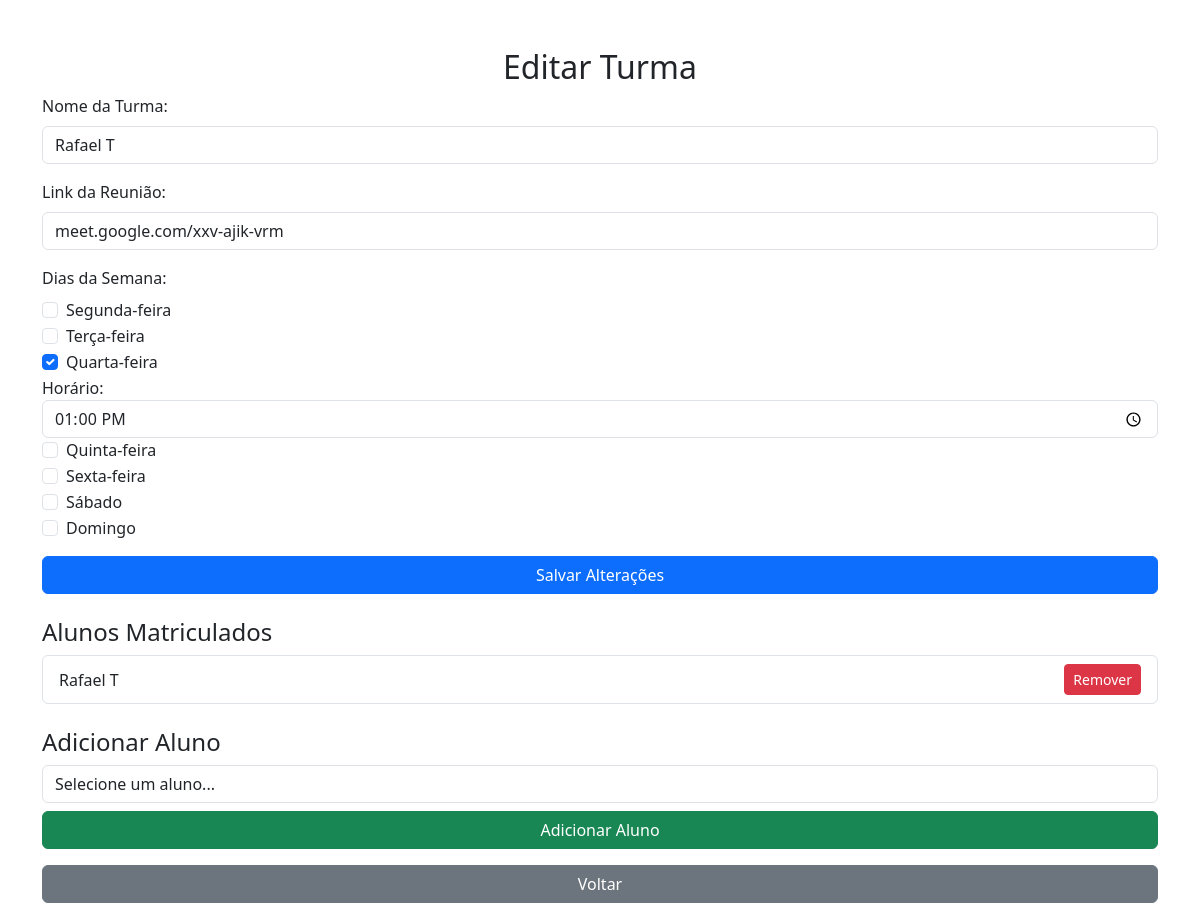
The app's page /editarTurma.php?turmaId=1 (signed in), older data.
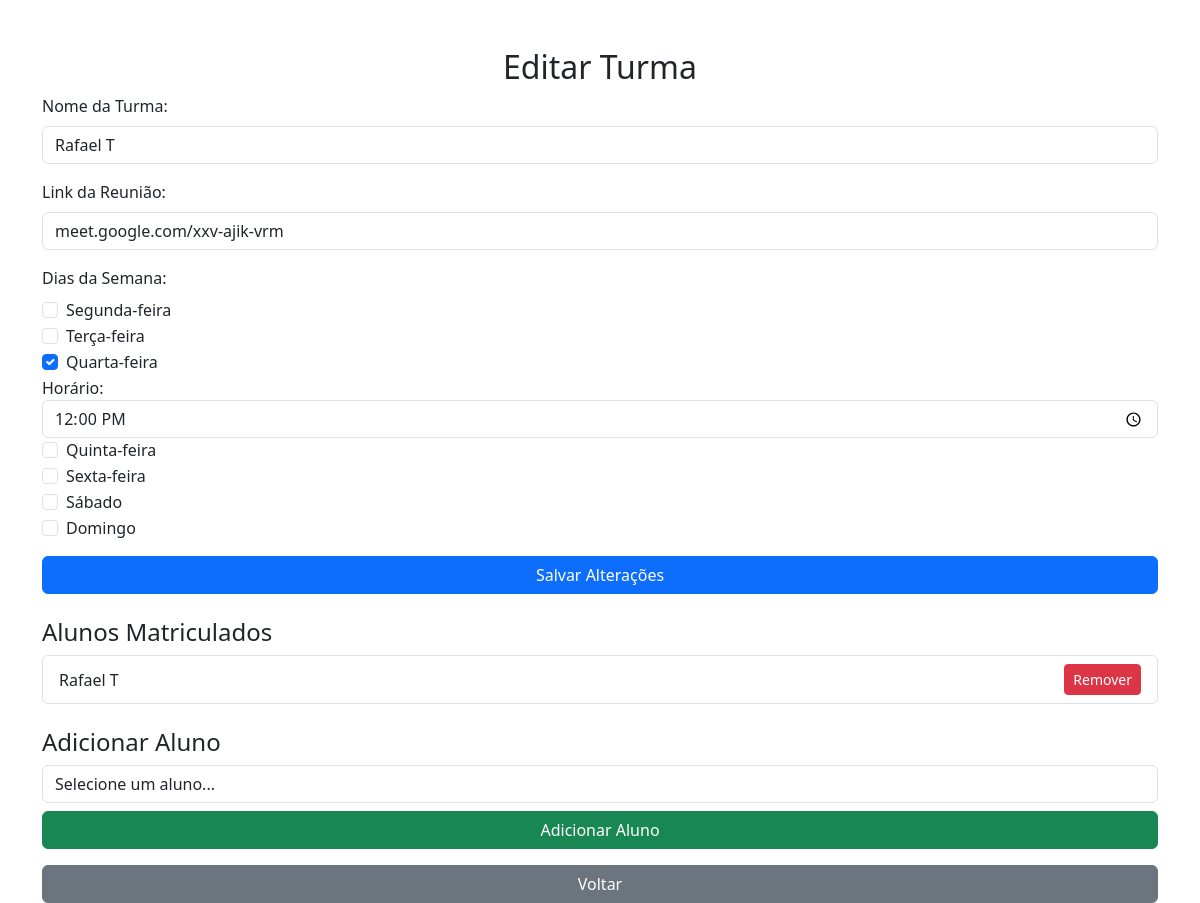
The same page, newer data.
### tables this page shows
CREATE TABLE `turmas` (
  `TurmaId` int(11) NOT NULL,
  `TurmaNome` varchar(100) NOT NULL,
  `ProfId` int(11) NOT NULL,
  `DiasSemana` varchar(255) NOT NULL,
  `Horarios` text NOT NULL,
  `TurmaReuniao` varchar(255) DEFAULT NULL
);

### editarTurma.php (the view, shortened to what this page needs)
<?php
require('scripts/conectaBanco.php');
$profId = $_SESSION['UsuarioId'];
$turmaId = $_GET['turmaId'];
$sqlTurma = "SELECT TurmaNome, DiasSemana, Horarios, TurmaReuniao FROM Turmas WHERE TurmaId = ? AND ProfId = ?";
$stmtTurma = $conexao->prepare($sqlTurma);
$stmtTurma->execute([$turmaId, $profId]);
$turma = $stmtTurma->fetch(PDO::FETCH_ASSOC);
$turmaDiasSelecionados = explode(', ', $turma['DiasSemana']);
$horarios = json_decode($turma['Horarios'], true) ?: [];
$diasSemana = ["Segunda-feira", "Terça-feira", "Quarta-feira", "Quinta-feira", "Sexta-feira", "Sábado", "Domingo"];
$sqlAlunosTurma = "SELECT AluId, AluNome FROM Alunos WHERE TurmaId = ?";
$stmtAlunosTurma = $conexao->prepare($sqlAlunosTurma);
$stmtAlunosTurma->execute([$turmaId]);
$alunosTurma = $stmtAlunosTurma->fetchAll(PDO::FETCH_ASSOC);
?>
<!DOCTYPE html>
<html lang="pt-BR">
<head>
    <link href="https://cdn.jsdelivr.net/npm/bootstrap@5.3.3/dist/css/bootstrap.min.css" rel="stylesheet">
</head>
<body>
<div class="container mt-5">
    <h2 class="text-center">Editar Turma</h2>
    <form method="POST">
        <div class="mb-3">
            <label class="form-label">Nome da Turma:</label>
            <input type="text" class="form-control" name="TurmaNome" value="<?= $turma['TurmaNome']; ?>" required>
        </div>
        <div class="mb-3">
            <label class="form-label">Link da Reunião:</label>
            <input type="text" class="form-control" name="TurmaReuniao" value="<?= $turma['TurmaReuniao']; ?>">
        </div>
        <div class="mb-3">
            <label class="form-label">Dias da Semana:</label>
            <?php foreach ($diasSemana as $dia): ?>
                <div class="form-check">
                    <input class="form-check-input" type="checkbox" name="DiasSemana[]" value="<?= $dia; ?>"
                           <?= in_array($dia, $turmaDiasSelecionados) ? 'checked' : ''; ?>
                           onclick="toggleHorarios()">
                    <label class="form-check-label"><?= $dia; ?></label>
                </div>
                <div id="horario_<?= $dia; ?>" style="display: <?= in_array($dia, $turmaDiasSelecionados) ? 'block' : 'none'; ?>;">
                    <label>Horário:</label>
                    <input type="time" class="form-control" name="Horario_<?= $dia; ?>"
                           value="<?= isset($horarios[$dia]) ? $horarios[$dia] : ''; ?>">
                </div>
            <?php endforeach; ?>
        </div>
        <button type="submit" name="editarTurma" class="btn btn-primary w-100">Salvar Alterações</button>
    </form>
    <h4 class="mt-4">Alunos Matriculados</h4>
    <?php if (count($alunosTurma) > 0): ?>
        <ul class="list-group">
            <?php foreach ($alunosTurma as $aluno): ?>
                <li class="list-group-item d-flex justify-content-between align-items-center">
                    <?= $aluno['AluNome']; ?>
                    <form method="POST">
                        <button type="submit" name="removerAluno" class="btn btn-danger btn-sm">Remover</button>
                    </form>
                </li>
            <?php endforeach; ?>
        </ul>
    <?php endif; ?>
     <h4 class="mt-4">Adicionar Aluno</h4>
    <form method="POST">
        <select class="form-control" name="AlunoIdAdicionar">
            <option value="">Selecione um aluno...</option>
        </select>
        <button type="submit" name="adicionarAluno" class="btn btn-success w-100 mt-2">Adicionar Aluno</button>
    </form>
    <a href="home.php" class="btn btn-secondary w-100 mt-3">Voltar</a>
</div>
</body>
</html>

Row changes from the older to the newer data that the page shows:
changed turmas "Rafael T": Horarios "13:00" → "12:00"
